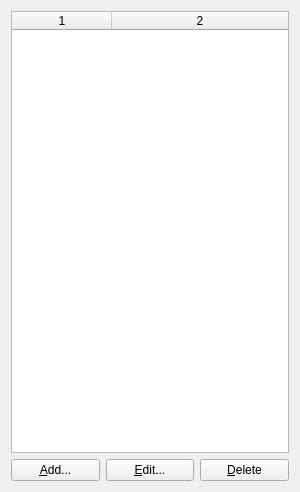
<?xml version="1.0" encoding="UTF-8"?>
<ui version="4.0">
 <class>MerchantInventoryListComponent</class>
 <widget class="QWidget" name="MerchantInventoryListComponent">
  <property name="geometry">
   <rect>
    <x>0</x>
    <y>0</y>
    <width>300</width>
    <height>492</height>
   </rect>
  </property>
  <property name="windowTitle">
   <string>Form</string>
  </property>
  <layout class="QVBoxLayout" name="verticalLayout">
   <item>
    <widget class="QTableWidget" name="tableWidgetMerchantInventory">
     <property name="editTriggers">
      <set>QAbstractItemView::NoEditTriggers</set>
     </property>
     <property name="selectionMode">
      <enum>QAbstractItemView::SingleSelection</enum>
     </property>
     <property name="selectionBehavior">
      <enum>QAbstractItemView::SelectRows</enum>
     </property>
     <property name="columnCount">
      <number>2</number>
     </property>
     <attribute name="horizontalHeaderStretchLastSection">
      <bool>true</bool>
     </attribute>
     <attribute name="verticalHeaderVisible">
      <bool>false</bool>
     </attribute>
     <column/>
     <column/>
    </widget>
   </item>
   <item>
    <layout class="QHBoxLayout" name="horizontalLayoutMerchantActions">
     <item>
      <widget class="QPushButton" name="pushButtonAddMerchantInventory">
       <property name="text">
        <string>&amp;Add...</string>
       </property>
       <property name="icon">
        <iconset resource="../../res/global.qrc">
         <normaloff>:/commonEditor.UI/res/gtk-add.svg</normaloff>:/commonEditor.UI/res/gtk-add.svg</iconset>
       </property>
      </widget>
     </item>
     <item>
      <widget class="QPushButton" name="pushButtonEditMerchantInventory">
       <property name="text">
        <string>&amp;Edit...</string>
       </property>
       <property name="icon">
        <iconset resource="../../res/global.qrc">
         <normaloff>:/commonEditor.UI/res/gtk-edit.svg</normaloff>:/commonEditor.UI/res/gtk-edit.svg</iconset>
       </property>
      </widget>
     </item>
     <item>
      <widget class="QPushButton" name="pushButtonDeleteMerchantInventory">
       <property name="text">
        <string>&amp;Delete</string>
       </property>
       <property name="icon">
        <iconset resource="../../res/global.qrc">
         <normaloff>:/commonEditor.UI/res/gtk-delete.svg</normaloff>:/commonEditor.UI/res/gtk-delete.svg</iconset>
       </property>
      </widget>
     </item>
    </layout>
   </item>
  </layout>
 </widget>
 <resources>
  <include location="../../res/global.qrc"/>
 </resources>
 <connections/>
</ui>
